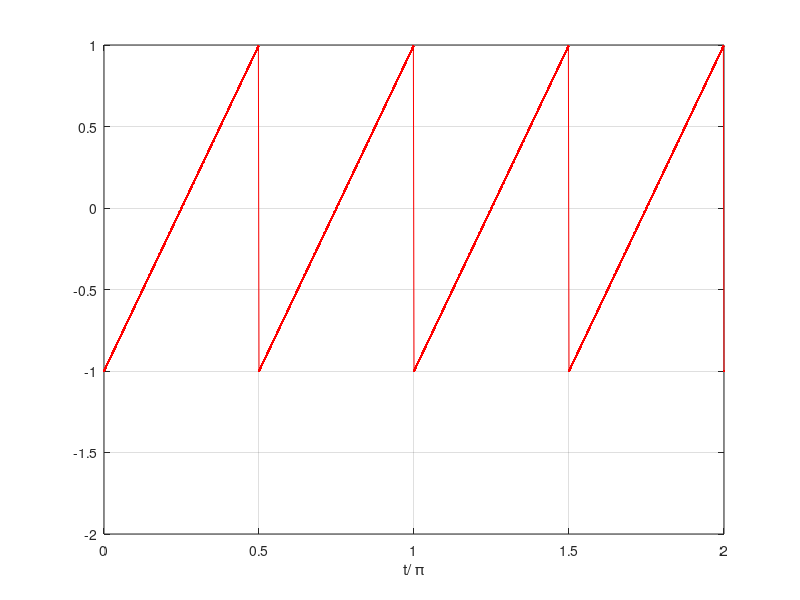
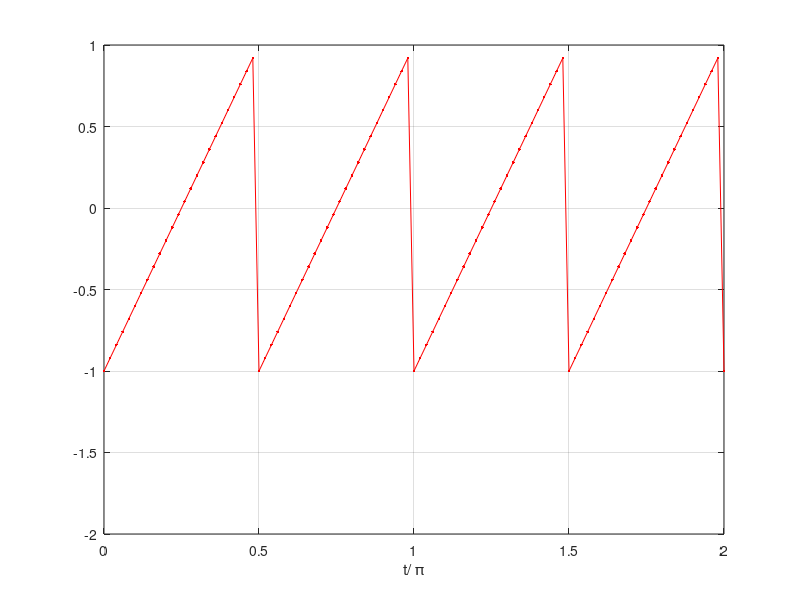
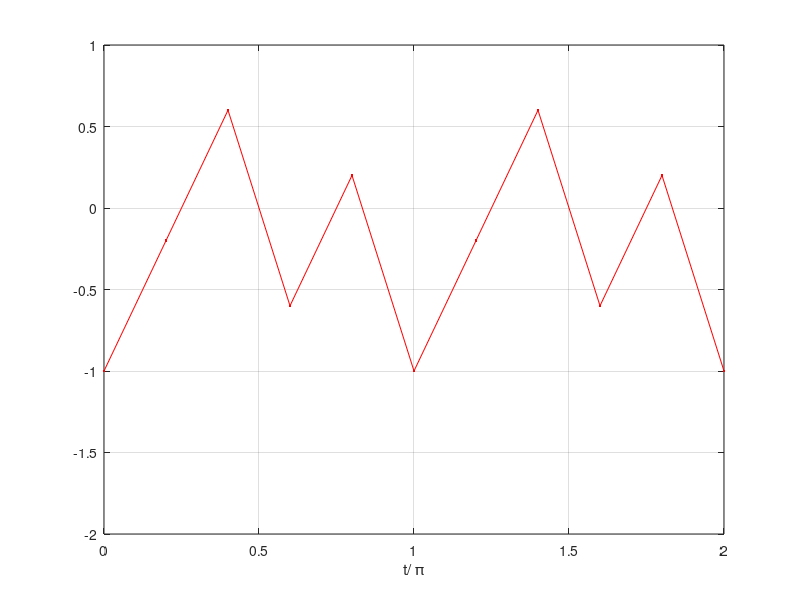

Source code (MATLAB) for these figures, in order:
function []= Ex2()

figure (1)
f=0.5;
t=0:0.002: 2;
x=sawtooth(2*pi*2*t);
plot (t,x,'r.-')
ylim([-2,1]);
xlabel('t/ \pi')
grid

figure (2)
f=0.5;
t=0:0.02: 2;
x=sawtooth(2*pi*2*t);
plot (t,x,'r.-')
ylim([-2,1]);
xlabel('t/ \pi')
grid


figure (3)
f=0.5;
t=0:0.2: 2;
x=sawtooth(2*pi*2*t);
plot (t,x,'r.-')
ylim([-2,1]);
xlabel('t/ \pi')
grid

end
